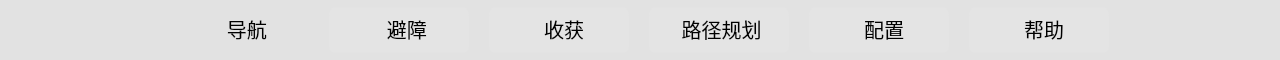
     <widget class="QWidget" name="sideBar" native="true">
      <property name="minimumSize">
       <size>
        <width>1280</width>
        <height>60</height>
       </size>
      </property>
      <property name="maximumSize">
       <size>
        <width>16777215</width>
        <height>60</height>
       </size>
      </property>
      <property name="styleSheet">
       <string notr="true">QWidget{
	/*background-color: rgb(228, 228, 228);*/
	background-color:#E2E2E2;
}</string>
      </property>
      <layout class="QGridLayout" name="gridLayout">
       <property name="leftMargin">
        <number>9</number>
       </property>
       <property name="topMargin">
        <number>5</number>
       </property>
       <property name="bottomMargin">
        <number>3</number>
       </property>
       <property name="spacing">
        <number>0</number>
       </property>
       <item row="0" column="0">
        <layout class="QHBoxLayout" name="horizontalLayout_4">
         <property name="spacing">
          <number>5</number>
         </property>
         <item>
          <spacer name="horizontalSpacer_12">
           <property name="orientation">
            <enum>Qt::Horizontal</enum>
           </property>
           <property name="sizeHint" stdset="0">
            <size>
             <width>40</width>
             <height>20</height>
            </size>
           </property>
          </spacer>
         </item>
         <item>
          <layout class="QHBoxLayout" name="horizontalLayout">
           <property name="spacing">
            <number>5</number>
           </property>
           <item>
            <widget class="QToolButton" name="btn_Navi">
             <property name="sizePolicy">
              <sizepolicy hsizetype="Preferred" vsizetype="Preferred">
               <horstretch>0</horstretch>
               <verstretch>0</verstretch>
              </sizepolicy>
             </property>
             <property name="minimumSize">
              <size>
               <width>150</width>
               <height>50</height>
              </size>
             </property>
             <property name="maximumSize">
              <size>
               <width>150</width>
               <height>50</height>
              </size>
             </property>
             <property name="font">
              <font>
               <family>苹方-简</family>
               <pointsize>15</pointsize>
               <weight>50</weight>
               <bold>false</bold>
              </font>
             </property>
             <property name="layoutDirection">
              <enum>Qt::LeftToRight</enum>
             </property>
             <property name="autoFillBackground">
              <bool>false</bool>
             </property>
             <property name="styleSheet">
              <string notr="true">/* 默认 */
QToolButton{   
	border-top: 3px outset transparent;
	border-bottom: 7px outset transparent;
	border-right: 10px outset transparent;
	border-left: 10px outset transparent;
	background-color: #E2E2E2;
	border-radius:10px;
	text-align: center;
}

/* 鼠标悬停 */
QToolButton:hover{
	background-color: rgb(205, 205, 205);
	text-align: center;
}

/* 点击和按下 */
QToolButton:pressed,QToolButton:checked{
	/*border-bottom: 3px outset rgb(93, 95, 97);*/
	background-color: rgb(205, 205, 205);
	border-radius:10px;
}

QPushButton:default {
    border-color: navy; /* make the default button prominent */
}

</string>
             </property>
             <property name="text">
              <string>   导航</string>
             </property>
             <property name="icon">
              <iconset resource="../resources/pic.qrc">
               <normaloff>:/pic/work_pbt_reNavigation.svg</normaloff>:/pic/work_pbt_reNavigation.svg</iconset>
             </property>
             <property name="iconSize">
              <size>
               <width>32</width>
               <height>32</height>
              </size>
             </property>
             <property name="checkable">
              <bool>true</bool>
             </property>
             <property name="checked">
              <bool>false</bool>
             </property>
             <property name="autoExclusive">
              <bool>true</bool>
             </property>
             <property name="popupMode">
              <enum>QToolButton::DelayedPopup</enum>
             </property>
             <property name="toolButtonStyle">
              <enum>Qt::ToolButtonTextBesideIcon</enum>
             </property>
             <property name="autoRaise">
              <bool>false</bool>
             </property>
            </widget>
           </item>
           <item>
            <spacer name="horizontalSpacer_bar_1">
             <property name="orientation">
              <enum>Qt::Horizontal</enum>
             </property>
             <property name="sizeType">
              <enum>QSizePolicy::Fixed</enum>
             </property>
             <property name="sizeHint" stdset="0">
              <size>
               <width>5</width>
               <height>20</height>
              </size>
             </property>
            </spacer>
           </item>
           <item>
            <widget class="QToolButton" name="btn_Obstacle">
             <property name="minimumSize">
              <size>
               <width>150</width>
               <height>50</height>
              </size>
             </property>
             <property name="maximumSize">
              <size>
               <width>150</width>
               <height>50</height>
              </size>
             </property>
             <property name="font">
              <font>
               <family>苹方-简</family>
               <pointsize>15</pointsize>
              </font>
             </property>
             <property name="styleSheet">
              <string notr="true">/* 默认 */
QToolButton{   
	border-top: 3px outset transparent;
	border-bottom: 7px outset transparent;
	border-right: 10px outset transparent;
	border-left: 10px outset transparent;
	background-color: rgb(228, 228, 228);
	border-radius:10px;
}

/* 鼠标悬停 */
QToolButton:hover{
	background-color: rgb(205, 205, 205);
}

/* 点击和按下 */
QToolButton:pressed,QToolButton:checked{
	background-color: rgb(205, 205, 205);
	border-radius:10px;
}
</string>
             </property>
             <property name="text">
              <string>   避障</string>
             </property>
             <property name="icon">
              <iconset resource="../resources/pic.qrc">
               <normaloff>:/pic/work_pbt_reNavigation.svg</normaloff>:/pic/work_pbt_reNavigation.svg</iconset>
             </property>
             <property name="iconSize">
              <size>
               <width>32</width>
               <height>32</height>
              </size>
             </property>
             <property name="checkable">
              <bool>true</bool>
             </property>
             <property name="autoExclusive">
              <bool>true</bool>
             </property>
             <property name="toolButtonStyle">
              <enum>Qt::ToolButtonTextBesideIcon</enum>
             </property>
            </widget>
           </item>
           <item>
            <spacer name="horizontalSpacer_bar_3">
             <property name="orientation">
              <enum>Qt::Horizontal</enum>
             </property>
             <property name="sizeType">
              <enum>QSizePolicy::Fixed</enum>
             </property>
             <property name="sizeHint" stdset="0">
              <size>
               <width>5</width>
               <height>20</height>
              </size>
             </property>
            </spacer>
           </item>
           <item>
            <widget class="QToolButton" name="btn_Havrest">
             <property name="minimumSize">
              <size>
               <width>150</width>
               <height>50</height>
              </size>
             </property>
             <property name="maximumSize">
              <size>
               <width>150</width>
               <height>50</height>
              </size>
             </property>
             <property name="font">
              <font>
               <family>苹方-简</family>
               <pointsize>15</pointsize>
              </font>
             </property>
             <property name="styleSheet">
              <string notr="true">/* 默认 */
QToolButton{   
	border-top: 3px outset transparent;
	border-bottom: 7px outset transparent;
	border-right: 10px outset transparent;
	border-left: 10px outset transparent;
	background-color: rgb(228, 228, 228);
	border-radius:10px;
}

/* 鼠标悬停 */
QToolButton:hover{
	background-color: rgb(205, 205, 205);
}

/* 点击和按下 */
QToolButton:pressed,QToolButton:checked{
	background-color: rgb(205, 205, 205);
	border-radius:10px;
}

QPushButton:default {
    border-color: navy; /* make the default button prominent */
}

</string>
             </property>
             <property name="text">
              <string>  收获</string>
             </property>
             <property name="icon">
              <iconset resource="../resources/pic.qrc">
               <normaloff>:/pic/work_pbt_reNavigation.svg</normaloff>:/pic/work_pbt_reNavigation.svg</iconset>
             </property>
             <property name="iconSize">
              <size>
               <width>32</width>
               <height>32</height>
              </size>
             </property>
             <property name="checkable">
              <bool>true</bool>
             </property>
             <property name="autoExclusive">
              <bool>true</bool>
             </property>
             <property name="popupMode">
              <enum>QToolButton::DelayedPopup</enum>
             </property>
             <property name="toolButtonStyle">
              <enum>Qt::ToolButtonTextBesideIcon</enum>
             </property>
            </widget>
           </item>
           <item>
            <spacer name="horizontalSpacer_bar_2">
             <property name="orientation">
              <enum>Qt::Horizontal</enum>
             </property>
             <property name="sizeType">
              <enum>QSizePolicy::Fixed</enum>
             </property>
             <property name="sizeHint" stdset="0">
              <size>
               <width>5</width>
               <height>20</height>
              </size>
             </property>
            </spacer>
           </item>
           <item>
            <widget class="QToolButton" name="btn_Pathplan">
             <property name="minimumSize">
              <size>
               <width>150</width>
               <height>50</height>
              </size>
             </property>
             <property name="maximumSize">
              <size>
               <width>150</width>
               <height>50</height>
              </size>
             </property>
             <property name="font">
              <font>
               <family>苹方-简</family>
               <pointsize>15</pointsize>
              </font>
             </property>
             <property name="styleSheet">
              <string notr="true">/* 默认 */
QToolButton{   
	border-top: 3px outset transparent;
	border-bottom: 7px outset transparent;
	border-right: 10px outset transparent;
	border-left: 10px outset transparent;
	background-color: rgb(228, 228, 228);
	border-radius:10px;
}

/* 鼠标悬停 */
QToolButton:hover{
	background-color: rgb(205, 205, 205);
}

/* 点击和按下 */
QToolButton:pressed,QToolButton:checked{
	background-color: rgb(205, 205, 205);
	border-radius:10px;
}

QPushButton:default {
    border-color: navy; /* make the default button prominent */
}

</string>
             </property>
             <property name="text">
              <string> 路径规划</string>
             </property>
             <property name="icon">
              <iconset resource="../resources/pic.qrc">
               <normaloff>:/pic/work_path_planning.svg</normaloff>:/pic/work_path_planning.svg</iconset>
             </property>
             <property name="iconSize">
              <size>
               <width>32</width>
               <height>32</height>
              </size>
             </property>
             <property name="checkable">
              <bool>true</bool>
             </property>
             <property name="autoExclusive">
              <bool>true</bool>
             </property>
             <property name="popupMode">
              <enum>QToolButton::DelayedPopup</enum>
             </property>
             <property name="toolButtonStyle">
              <enum>Qt::ToolButtonTextBesideIcon</enum>
             </property>
            </widget>
           </item>
           <item>
            <spacer name="horizontalSpacer_bar_5">
             <property name="orientation">
              <enum>Qt::Horizontal</enum>
             </property>
             <property name="sizeType">
              <enum>QSizePolicy::Fixed</enum>
             </property>
             <property name="sizeHint" stdset="0">
              <size>
               <width>5</width>
               <height>20</height>
              </size>
             </property>
            </spacer>
           </item>
           <item>
            <widget class="QToolButton" name="btn_Setting">
             <property name="minimumSize">
              <size>
               <width>150</width>
               <height>50</height>
              </size>
             </property>
             <property name="maximumSize">
              <size>
               <width>150</width>
               <height>50</height>
              </size>
             </property>
             <property name="font">
              <font>
               <family>苹方-简</family>
               <pointsize>15</pointsize>
              </font>
             </property>
             <property name="styleSheet">
              <string notr="true">/* 默认 */
QToolButton{   
	border-top: 3px outset transparent;
	border-bottom: 7px outset transparent;
	border-right: 10px outset transparent;
	border-left: 10px outset transparent;
	background-color: rgb(228, 228, 228);
	border-radius:10px;
}

/* 鼠标悬停 */
QToolButton:hover{
	background-color: rgb(205, 205, 205);
}

/* 点击和按下 */
QToolButton:pressed,QToolButton:checked{
	background-color: rgb(205, 205, 205);
	border-radius:10px;
}

QPushButton:default {
    border-color: navy; /* make the default button prominent */
}

</string>
             </property>
             <property name="text">
              <string>  配置</string>
             </property>
             <property name="icon">
              <iconset resource="../resources/pic.qrc">
               <normaloff>:/pic/work_settings.svg</normaloff>:/pic/work_settings.svg</iconset>
             </property>
             <property name="iconSize">
              <size>
               <width>32</width>
               <height>32</height>
              </size>
             </property>
             <property name="checkable">
              <bool>true</bool>
             </property>
             <property name="autoExclusive">
              <bool>true</bool>
             </property>
             <property name="popupMode">
              <enum>QToolButton::DelayedPopup</enum>
             </property>
             <property name="toolButtonStyle">
              <enum>Qt::ToolButtonTextBesideIcon</enum>
             </property>
            </widget>
           </item>
           <item>
            <spacer name="horizontalSpacer_bar_4">
             <property name="orientation">
              <enum>Qt::Horizontal</enum>
             </property>
             <property name="sizeType">
              <enum>QSizePolicy::Fixed</enum>
             </property>
             <property name="sizeHint" stdset="0">
              <size>
               <width>5</width>
               <height>20</height>
              </size>
             </property>
            </spacer>
           </item>
           <item>
            <widget class="QToolButton" name="btn_Help">
             <property name="minimumSize">
              <size>
               <width>150</width>
               <height>50</height>
              </size>
             </property>
             <property name="maximumSize">
              <size>
               <width>150</width>
               <height>50</height>
              </size>
             </property>
             <property name="font">
              <font>
               <family>苹方-简</family>
               <pointsize>15</pointsize>
              </font>
             </property>
             <property name="styleSheet">
              <string notr="true">/* 默认 */
QToolButton{   
	border-top: 3px outset transparent;
	border-bottom: 7px outset transparent;
	border-right: 10px outset transparent;
	border-left: 10px outset transparent;
	background-color: rgb(228, 228, 228);
	border-radius:10px;
}

/* 鼠标悬停 */
QToolButton:hover{
	background-color: rgb(205, 205, 205);
}

/* 点击和按下 */
QToolButton:pressed,QToolButton:checked{
	background-color: rgb(205, 205, 205);
	border-radius:10px;
}

QPushButton:default {
    border-color: navy; /* make the default button prominent */
}

</string>
             </property>
             <property name="text">
              <string>  帮助</string>
             </property>
             <property name="icon">
              <iconset resource="../resources/pic.qrc">
               <normaloff>:/pic/work_help.svg</normaloff>:/pic/work_help.svg</iconset>
             </property>
             <property name="iconSize">
              <size>
               <width>32</width>
               <height>32</height>
              </size>
             </property>
             <property name="checkable">
              <bool>true</bool>
             </property>
             <property name="autoExclusive">
              <bool>true</bool>
             </property>
             <property name="popupMode">
              <enum>QToolButton::DelayedPopup</enum>
             </property>
             <property name="toolButtonStyle">
              <enum>Qt::ToolButtonTextBesideIcon</enum>
             </property>
             <property name="autoRaise">
              <bool>false</bool>
             </property>
             <property name="arrowType">
              <enum>Qt::NoArrow</enum>
             </property>
            </widget>
           </item>
          </layout>
         </item>
         <item>
          <spacer name="horizontalSpacer_13">
           <property name="orientation">
            <enum>Qt::Horizontal</enum>
           </property>
           <property name="sizeHint" stdset="0">
            <size>
             <width>40</width>
             <height>20</height>
            </size>
           </property>
          </spacer>
         </item>
        </layout>
       </item>
      </layout>
     </widget>
